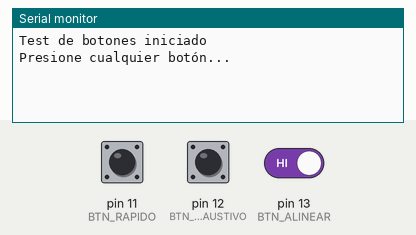
Recording of a sketch running on a simulated Arduino Uno, built with avr-gcc and run on an emulated ATmega328P. Parts: the last lines printed to the serial monitor. The inputs (shaded band) are chosen by the test bench; at power-on: pin 11 (BTN_RAPIDO) HIGH, pin 12 (BTN_EXHAUSTIVO) HIGH, pin 13 (BTN_ALINEAR) HIGH.

Above: at 1.2 s.
1.3 s: pin 11 (BTN_RAPIDO) pulled LOW for 0.15 s
At 2.3 s:
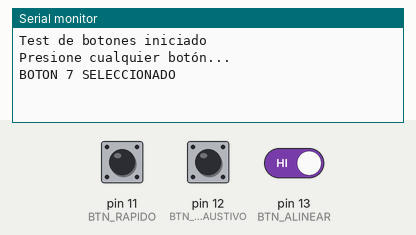
2.9 s: pin 12 (BTN_EXHAUSTIVO) pulled LOW for 0.15 s
At 3.6 s:
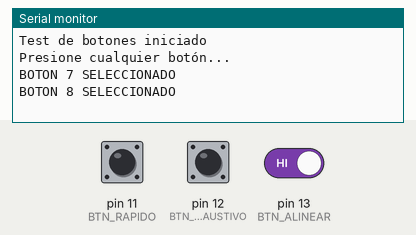
4.5 s: pin 13 (BTN_ALINEAR) driven LOW
At 6.0 s:
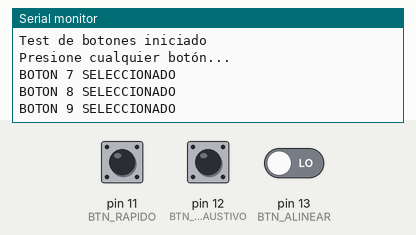

Measured:
- after the input at 1.3 s, the serial monitor: prints a new line after 0.05 s (image 1)
- after the input at 2.9 s, the serial monitor: prints a new line after 0.05 s (image 2)
- after the input at 4.5 s, the serial monitor: prints a new line after 0.05 s (image 3)

The sketch:

boton.ino
```cpp
// Pines de los botones
#define BTN_RAPIDO 11
#define BTN_EXHAUSTIVO 12
#define BTN_ALINEAR 13

const unsigned long debounceDelay = 50;

void setup() {
    Serial.begin(9600);

    // Configurar botones con pull-up interno
    pinMode(BTN_RAPIDO, INPUT_PULLUP);
    pinMode(BTN_EXHAUSTIVO, INPUT_PULLUP);
    pinMode(BTN_ALINEAR, INPUT_PULLUP);

    Serial.println("Test de botones iniciado");
    Serial.println("Presione cualquier botón...\n");
}

void loop() {
    // Verificar botón 7
    if (digitalRead(BTN_RAPIDO) == LOW) {
        delay(debounceDelay);
        if (digitalRead(BTN_RAPIDO) == LOW) {
            Serial.println("BOTON 7 SELECCIONADO");
            esperarLiberacion(BTN_RAPIDO);
        }
    }

    // Verificar botón 8
    if (digitalRead(BTN_EXHAUSTIVO) == LOW) {
        delay(debounceDelay);
        if (digitalRead(BTN_EXHAUSTIVO) == LOW) {
            Serial.println("BOTON 8 SELECCIONADO");
            esperarLiberacion(BTN_EXHAUSTIVO);
        }
    }

    // Verificar botón 9
    if (digitalRead(BTN_ALINEAR) == LOW) {
        delay(debounceDelay);
        if (digitalRead(BTN_ALINEAR) == LOW) {
            Serial.println("BOTON 9 SELECCIONADO");
            esperarLiberacion(BTN_ALINEAR);
        }
    }
}

// Función para esperar a que se libere el botón
void esperarLiberacion(int pinBoton) {
    while (digitalRead(pinBoton) == LOW) {
        delay(10);
    }
    delay(debounceDelay);
}
```
